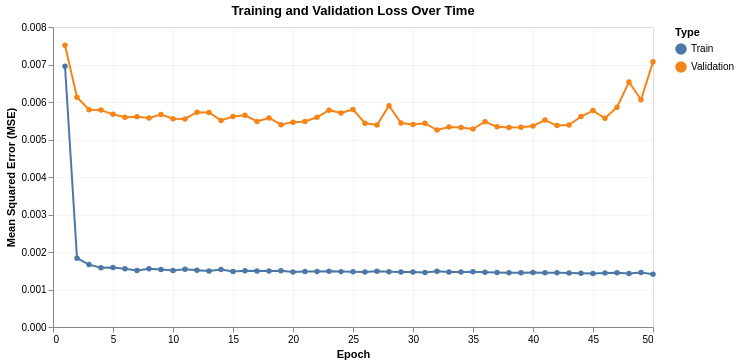

Notebook code cell kept with this figure:
### Code cell
import altair as alt

history_df = pl.DataFrame({
    'Epoch': list(range(1, len(train_history) + 1)) * 2,
    'Loss': train_history + val_history,
    'Type': ['Train'] * len(train_history) + ['Validation'] * len(val_history)
})

chart = alt.Chart(history_df.to_pandas()).mark_line(point=True).encode(
    x=alt.X('Epoch:Q', title='Epoch'),
    y=alt.Y('Loss:Q', title='Mean Squared Error (MSE)'),
    color=alt.Color('Type:N', legend=alt.Legend(title='Type'))
).properties(
    width=600,
    height=300,
    title='Training and Validation Loss Over Time'
).configure_axis(
    gridOpacity=0.3
)

chart.save('training_history.png', scale_factor=2)
chart

### Figure 1 — Vega-Lite specification as saved in the notebook (floating-point values rounded to 4 significant figures)
{"config": {"view": {"continuousWidth": 300, "continuousHeight": 300}, "axis": {"gridOpacity": 0.3}}, "data": {"name": "data-f7ff8648243889d20aa1605fa9fe0093"}, "mark": {"type": "line", "point": true}, "encoding": {"color": {"field": "Type", "legend": {"title": "Type"}, "type": "nominal"}, "x": {"field": "Epoch", "title": "Epoch", "type": "quantitative"}, "y": {"field": "Loss", "title": "Mean Squared Error (MSE)", "type": "quantitative"}}, "height": 300, "title": "Training and Validation Loss Over Time", "width": 600, "$schema": "https://vega.github.io/schema/vega-lite/v6.1.0.json", "datasets": {"data-f7ff8648243889d20aa1605fa9fe0093": [{"Epoch": 1, "Loss": 0.006952, "Type": "Train"}, {"Epoch": 2, "Loss": 0.001835, "Type": "Train"}, {"Epoch": 3, "Loss": 0.001664, "Type": "Train"}, {"Epoch": 4, "Loss": 0.001583, "Type": "Train"}, {"Epoch": 5, "Loss": 0.001586, "Type": "Train"}, {"Epoch": 6, "Loss": 0.001551, "Type": "Train"}, {"Epoch": 7, "Loss": 0.001508, "Type": "Train"}, {"Epoch": 8, "Loss": 0.001554, "Type": "Train"}, {"Epoch": 9, "Loss": 0.001533, "Type": "Train"}, {"Epoch": 10, "Loss": 0.001509, "Type": "Train"}, {"Epoch": 11, "Loss": 0.001542, "Type": "Train"}, {"Epoch": 12, "Loss": 0.001513, "Type": "Train"}, {"Epoch": 13, "Loss": 0.00149, "Type": "Train"}, {"Epoch": 14, "Loss": 0.001535, "Type": "Train"}, {"Epoch": 15, "Loss": 0.001479, "Type": "Train"}, {"Epoch": 16, "Loss": 0.001502, "Type": "Train"}, {"Epoch": 17, "Loss": 0.001492, "Type": "Train"}, {"Epoch": 18, "Loss": 0.001492, "Type": "Train"}, {"Epoch": 19, "Loss": 0.001498, "Type": "Train"}, {"Epoch": 20, "Loss": 0.00147, "Type": "Train"}, {"Epoch": 21, "Loss": 0.00148, "Type": "Train"}, {"Epoch": 22, "Loss": 0.001483, "Type": "Train"}, {"Epoch": 23, "Loss": 0.001484, "Type": "Train"}, {"Epoch": 24, "Loss": 0.001477, "Type": "Train"}, {"Epoch": 25, "Loss": 0.001475, "Type": "Train"}, {"Epoch": 26, "Loss": 0.001469, "Type": "Train"}, {"Epoch": 27, "Loss": 0.001486, "Type": "Train"}, {"Epoch": 28, "Loss": 0.001473, "Type": "Train"}, {"Epoch": 29, "Loss": 0.001467, "Type": "Train"}, {"Epoch": 30, "Loss": 0.001469, "Type": "Train"}, {"Epoch": 31, "Loss": 0.001454, "Type": "Train"}, {"Epoch": 32, "Loss": 0.001487, "Type": "Train"}, {"Epoch": 33, "Loss": 0.001469, "Type": "Train"}, {"Epoch": 34, "Loss": 0.001466, "Type": "Train"}, {"Epoch": 35, "Loss": 0.001471, "Type": "Train"}, {"Epoch": 36, "Loss": 0.001462, "Type": "Train"}, {"Epoch": 37, "Loss": 0.001453, "Type": "Train"}, {"Epoch": 38, "Loss": 0.001447, "Type": "Train"}, {"Epoch": 39, "Loss": 0.001446, "Type": "Train"}, {"Epoch": 40, "Loss": 0.001453, "Type": "Train"}, {"Epoch": 41, "Loss": 0.001449, "Type": "Train"}, {"Epoch": 42, "Loss": 0.001447, "Type": "Train"}, {"Epoch": 43, "Loss": 0.001439, "Type": "Train"}, {"Epoch": 44, "Loss": 0.001435, "Type": "Train"}, {"Epoch": 45, "Loss": 0.001429, "Type": "Train"}, {"Epoch": 46, "Loss": 0.001443, "Type": "Train"}, {"Epoch": 47, "Loss": 0.001449, "Type": "Train"}, {"Epoch": 48, "Loss": 0.001425, "Type": "Train"}, {"Epoch": 49, "Loss": 0.001455, "Type": "Train"}, {"Epoch": 50, "Loss": 0.00141, "Type": "Train"}, {"Epoch": 1, "Loss": 0.007514, "Type": "Validation"}, {"Epoch": 2, "Loss": 0.006128, "Type": "Validation"}, {"Epoch": 3, "Loss": 0.005792, "Type": "Validation"}, {"Epoch": 4, "Loss": 0.005787, "Type": "Validation"}, {"Epoch": 5, "Loss": 0.005671, "Type": "Validation"}, {"Epoch": 6, "Loss": 0.005594, "Type": "Validation"}, {"Epoch": 7, "Loss": 0.00561, "Type": "Validation"}, {"Epoch": 8, "Loss": 0.005571, "Type": "Validation"}, {"Epoch": 9, "Loss": 0.005665, "Type": "Validation"}, {"Epoch": 10, "Loss": 0.005556, "Type": "Validation"}, {"Epoch": 11, "Loss": 0.005547, "Type": "Validation"}, {"Epoch": 12, "Loss": 0.005727, "Type": "Validation"}, {"Epoch": 13, "Loss": 0.005722, "Type": "Validation"}, {"Epoch": 14, "Loss": 0.00551, "Type": "Validation"}, {"Epoch": 15, "Loss": 0.005614, "Type": "Validation"}, {"Epoch": 16, "Loss": 0.005646, "Type": "Validation"}, {"Epoch": 17, "Loss": 0.005482, "Type": "Validation"}, {"Epoch": 18, "Loss": 0.005575, "Type": "Validation"}, {"Epoch": 19, "Loss": 0.005395, "Type": "Validation"}, {"Epoch": 20, "Loss": 0.005463, "Type": "Validation"}, {"Epoch": 21, "Loss": 0.005483, "Type": "Validation"}, {"Epoch": 22, "Loss": 0.005592, "Type": "Validation"}, {"Epoch": 23, "Loss": 0.005782, "Type": "Validation"}, {"Epoch": 24, "Loss": 0.005709, "Type": "Validation"}, {"Epoch": 25, "Loss": 0.005802, "Type": "Validation"}, {"Epoch": 26, "Loss": 0.005434, "Type": "Validation"}, {"Epoch": 27, "Loss": 0.005388, "Type": "Validation"}, {"Epoch": 28, "Loss": 0.005902, "Type": "Validation"}, {"Epoch": 29, "Loss": 0.00544, "Type": "Validation"}, {"Epoch": 30, "Loss": 0.005397, "Type": "Validation"}, {"Epoch": 31, "Loss": 0.005433, "Type": "Validation"}, {"Epoch": 32, "Loss": 0.005253, "Type": "Validation"}, {"Epoch": 33, "Loss": 0.005331, "Type": "Validation"}, {"Epoch": 34, "Loss": 0.005318, "Type": "Validation"}, {"Epoch": 35, "Loss": 0.005281, "Type": "Validation"}, {"Epoch": 36, "Loss": 0.005475, "Type": "Validation"}, {"Epoch": 37, "Loss": 0.005337, "Type": "Validation"}, {"Epoch": 38, "Loss": 0.005319, "Type": "Validation"}, {"Epoch": 39, "Loss": 0.005325, "Type": "Validation"}, {"Epoch": 40, "Loss": 0.005362, "Type": "Validation"}, {"Epoch": 41, "Loss": 0.00552, "Type": "Validation"}, {"Epoch": 42, "Loss": 0.00537, "Type": "Validation"}, {"Epoch": 43, "Loss": 0.005384, "Type": "Validation"}, {"Epoch": 44, "Loss": 0.005614, "Type": "Validation"}, {"Epoch": 45, "Loss": 0.005772, "Type": "Validation"}, {"Epoch": 46, "Loss": 0.005565, "Type": "Validation"}, {"Epoch": 47, "Loss": 0.005863, "Type": "Validation"}, {"Epoch": 48, "Loss": 0.006534, "Type": "Validation"}, {"Epoch": 49, "Loss": 0.006058, "Type": "Validation"}, {"Epoch": 50, "Loss": 0.00707, "Type": "Validation"}]}}
